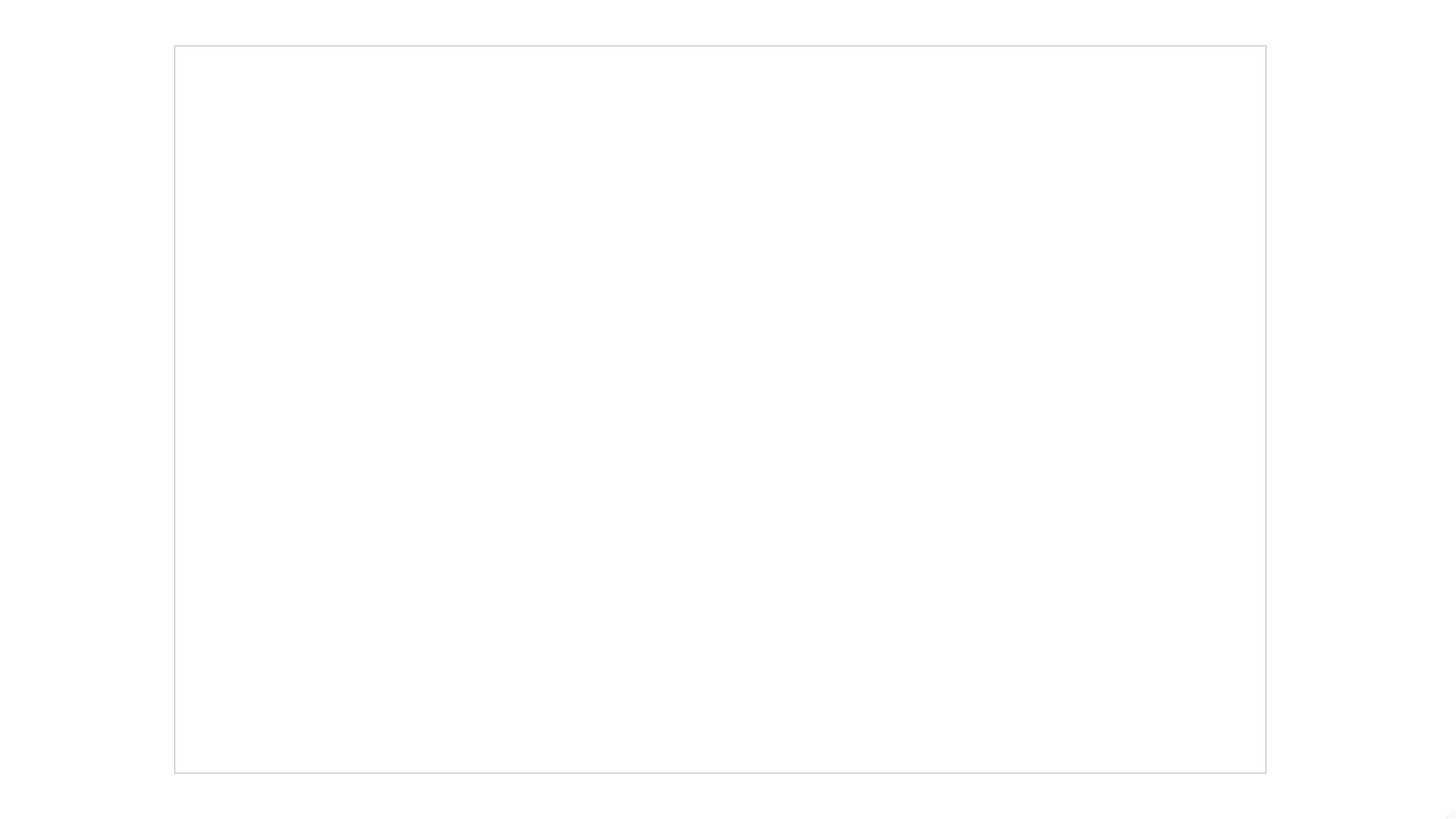
<?xml version="1.0" encoding="UTF-8"?>
<ui version="4.0">
 <class>MainWindow</class>
 <widget class="QMainWindow" name="MainWindow">
  <property name="enabled">
   <bool>true</bool>
  </property>
  <property name="geometry">
   <rect>
    <x>0</x>
    <y>0</y>
    <width>1920</width>
    <height>1080</height>
   </rect>
  </property>
  <property name="windowTitle">
   <string>MainWindow</string>
  </property>
  <property name="styleSheet">
   <string notr="true">QMainWindow{background-color:rgba(0,0,0,0)}</string>
  </property>
  <widget class="QWidget" name="centralwidget">
   <widget class="QListView" name="listView">
    <property name="geometry">
     <rect>
      <x>230</x>
      <y>60</y>
      <width>1440</width>
      <height>960</height>
     </rect>
    </property>
   </widget>
  </widget>
  <widget class="QMenuBar" name="menubar">
   <property name="geometry">
    <rect>
     <x>0</x>
     <y>0</y>
     <width>1920</width>
     <height>22</height>
    </rect>
   </property>
  </widget>
  <widget class="QStatusBar" name="statusbar"/>
 </widget>
 <resources/>
 <connections/>
</ui>
